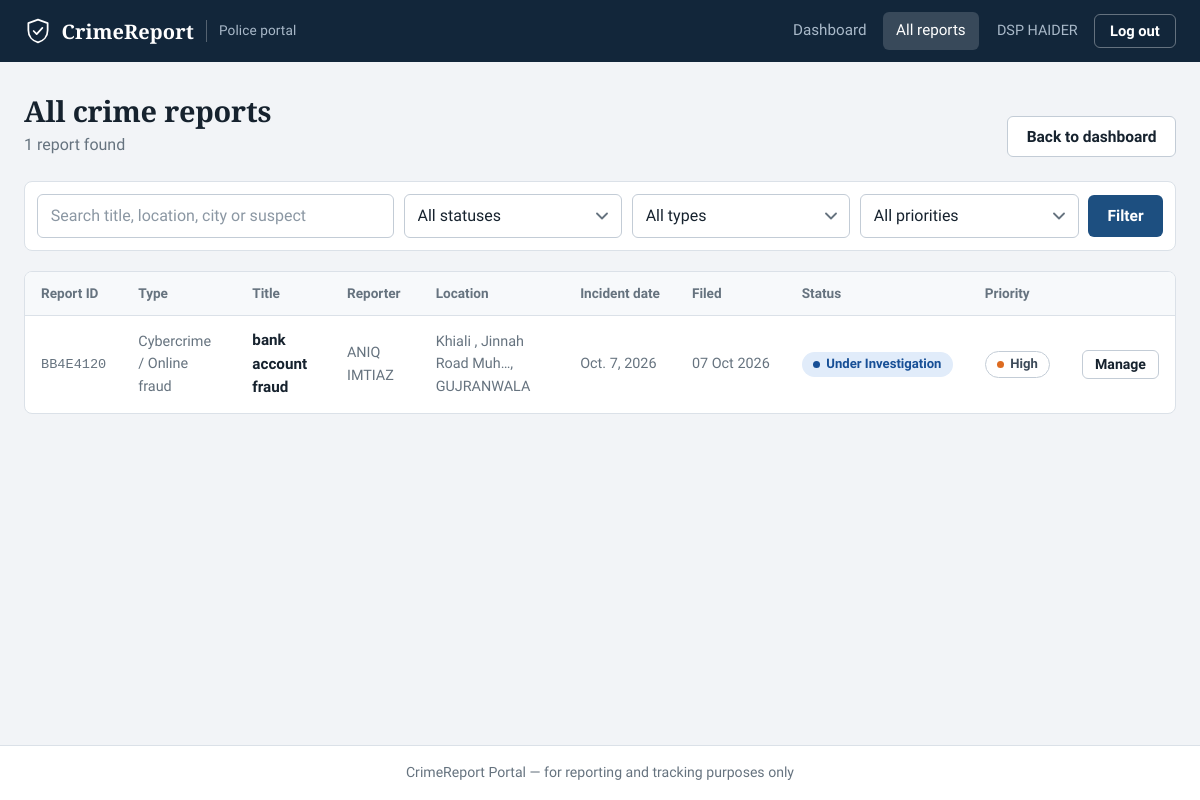
Page /police/reports/ (signed in) on the committed database.
### reports/models.py (models this page shows, shortened)
class PoliceOfficer(models.Model):
    RANK_CHOICES = [
        ('constable',    'Constable'),
        ('hc',           'Head Constable'),
        ('asi',          'ASI'),
        ('si',           'Sub-Inspector'),
        ('inspector',    'Inspector'),
        ('ci',           'Circle Inspector'),
        ('dsp',          'DSP'),
        ('sp',           'Superintendent of Police'),
    ]
    user            = models.OneToOneField(User, on_delete=models.CASCADE, related_name='police_profile')
    badge_number    = models.CharField(max_length=20, unique=True)
    rank            = models.CharField(max_length=20, choices=RANK_CHOICES, default='constable')
    station         = models.CharField(max_length=200)
    district        = models.CharField(max_length=100)
    phone           = models.CharField(max_length=15, blank=True)
    is_active_duty  = models.BooleanField(default=True)
    joined_date     = models.DateField(null=True, blank=True)
    created_at      = models.DateTimeField(auto_now_add=True)
    class Meta:
        verbose_name = 'Police Officer'
        verbose_name_plural = 'Police Officers'

class CrimeReport(models.Model):
    CRIME_TYPES = [
        ('theft',           'Theft / Burglary'),
        ('assault',         'Assault / Physical violence'),
        ('cybercrime',      'Cybercrime / Online fraud'),
        ('harassment',      'Harassment / Stalking'),
        ('vandalism',       'Vandalism / Property damage'),
        ('drug',            'Drug related'),
        ('fraud',           'Financial fraud / Scam'),
        ('missing_person',  'Missing person'),
        ('accident',        'Road accident'),
        ('other',           'Other'),
    ]
    STATUS_CHOICES = [
        ('pending',      'Pending'),
        ('investigating','Under Investigation'),
        ('resolved',     'Resolved'),
        ('closed',       'Closed'),
    ]
    PRIORITY_CHOICES = [
        ('low',      'Low'),
        ('medium',   'Medium'),
        ('high',     'High'),
        ('critical', 'Critical'),
    ]
    report_id       = models.UUIDField(default=uuid.uuid4, editable=False, unique=True)
    reporter        = models.ForeignKey(User, on_delete=models.SET_NULL, null=True, blank=True,
                                        related_name='reports')
    is_anonymous    = models.BooleanField(default=False)
    crime_type      = models.CharField(max_length=30, choices=CRIME_TYPES)
    title           = models.CharField(max_length=200)
    description     = models.TextField()
    incident_date   = models.DateField()
    incident_time   = models.TimeField(null=True, blank=True)
    location        = models.CharField(max_length=300)
    city            = models.CharField(max_length=100)
    state           = models.CharField(max_length=100, default='Telangana')
    pincode         = models.CharField(max_length=10, blank=True)
    suspect_name    = models.CharField(max_length=200, blank=True)
    suspect_desc    = models.TextField(blank=True, verbose_name='Suspect Description')
    evidence_image  = models.ImageField(upload_to='evidence/', null=True, blank=True)
    status          = models.CharField(max_length=20, choices=STATUS_CHOICES, default='pending')
    priority        = models.CharField(max_length=10, choices=PRIORITY_CHOICES, default='medium')
    admin_notes     = models.TextField(blank=True)
    created_at      = models.DateTimeField(auto_now_add=True)
    updated_at      = models.DateTimeField(auto_now=True)
    class Meta:
        ordering = ['-created_at']
        verbose_name = 'Crime Report'
        verbose_name_plural = 'Crime Reports'
    def short_id(self):
        return str(self.report_id).upper()[:8]

### reports/views.py (the view)
# urls.py: path('police/reports/',          views.police_report_list_view,   name='police_report_list'),
@police_required
def police_report_list_view(request):
    qs = CrimeReport.objects.all()
    q               = request.GET.get('q', '')
    status_filter   = request.GET.get('status', '')
    type_filter     = request.GET.get('crime_type', '')
    priority_filter = request.GET.get('priority', '')
    if q:
        qs = qs.filter(Q(title__icontains=q)|Q(description__icontains=q)|Q(location__icontains=q)|Q(city__icontains=q)|Q(suspect_name__icontains=q))
    if status_filter:
        qs = qs.filter(status=status_filter)
    if type_filter:
        qs = qs.filter(crime_type=type_filter)
    if priority_filter:
        qs = qs.filter(priority=priority_filter)
    return render(request, 'reports/police_report_list.html', {
        'reports': qs, 'q': q,
        'status_filter': status_filter, 'type_filter': type_filter, 'priority_filter': priority_filter,
        'status_choices': CrimeReport.STATUS_CHOICES,
        'type_choices': CrimeReport.CRIME_TYPES,
        'priority_choices': CrimeReport.PRIORITY_CHOICES,
        'total_count': qs.count(),
    })

### reports/views.py (called while the page is built)
def police_required(view_func):
    @wraps(view_func)
    def wrapper(request, *args, **kwargs):
        if not request.user.is_authenticated:
            messages.error(request, 'Please login as a police officer.')
            return redirect('police_login')
        if not hasattr(request.user, 'police_profile') and not request.user.is_superuser:
            messages.error(request, 'Access denied. Police officers only.')
            return redirect('login')
        return view_func(request, *args, **kwargs)
    return wrapper

### reports/templates/reports/police_report_list.html (shortened to what this page needs)
{% extends "reports/base.html" %}
{% block content %}
<div class="page-header">
  <div>
    <h1 class="page-title">All crime reports</h1>
    <p class="page-subtitle">{{ total_count }} report{{ total_count|pluralize }} found</p>
  </div>
  <div class="page-actions">
    <a href="{% url 'police_dashboard' %}" class="btn btn-outline">Back to dashboard</a>
  </div>
</div>
<form method="get" class="filter-bar">
  <input type="text" name="q" value="{{ q }}" placeholder="Search title, location, city or suspect" class="form-input search" aria-label="Search reports"/>
  <select name="status" class="form-input form-select" aria-label="Filter by status">
    <option value="">All statuses</option>
  </select>
  <select name="crime_type" class="form-input form-select" aria-label="Filter by type">
    <option value="">All types</option>
  </select>
  <select name="priority" class="form-input form-select" aria-label="Filter by priority">
    <option value="">All priorities</option>
  </select>
  <button type="submit" class="btn btn-primary">Filter</button>
</form>
{% if reports %}
<div class="table-wrap">
  <table>
    <thead>
      <tr>
        <th>Report ID</th>
        <th>Type</th>
        <th>Title</th>
        <th>Reporter</th>
        <th>Location</th>
        <th>Incident date</th>
        <th>Filed</th>
        <th>Status</th>
        <th>Priority</th>
        <th></th>
      </tr>
    </thead>
    <tbody>
      {% for r in reports %}
      <tr>
        <td class="cell-mono">{{ r.short_id }}</td>
        <td class="cell-muted">{{ r.get_crime_type_display }}</td>
        <td class="cell-title"><a href="{% url 'police_report_detail' r.pk %}">{{ r.title|truncatechars:42 }}</a></td>
        <td class="cell-muted">
          {% if r.is_anonymous %}Anonymous
          {% elif r.reporter %}{{ r.reporter.get_full_name|default:r.reporter.username }}
          {% else %}&mdash;{% endif %}
        </td>
        <td class="cell-muted">{{ r.location|truncatechars:25 }}, {{ r.city }}</td>
        <td class="cell-muted nowrap">{{ r.incident_date }}</td>
        <td class="cell-muted nowrap">{{ r.created_at|date:"d M Y" }}</td>
        <td><span class="badge-status badge-{{ r.status }}">{{ r.get_status_display }}</span></td>
        <td><span class="badge-priority badge-{{ r.priority }}">{{ r.get_priority_display }}</span></td>
        <td><a href="{% url 'police_report_detail' r.pk %}" class="btn btn-outline btn-sm">Manage</a></td>
      </tr>
      {% endfor %}
    </tbody>
  </table>
</div>
{% else %}
<div class="empty-state">
  <div class="empty-title">No reports found</div>
  <p>{% if q or status_filter or type_filter or priority_filter %}No reports match these filters.{% else %}No crime reports have been submitted yet.{% endif %}</p>
</div>
{% endif %}
{% endblock %}

### reports/templates/reports/base.html (shortened to what this page needs)
{% load static %}<!DOCTYPE html>
<html lang="en">
<head>
  <link rel="stylesheet" href="{% static 'reports/style.css' %}"/>
</head>
<body>
<header class="navbar">
  <div class="navbar-inner">
    <a class="navbar-brand" href="{% url 'home' %}">
      CrimeReport
      {% if user.is_authenticated and user.police_profile %}<span class="brand-tag">Police portal</span>{% endif %}
    </a>
    <nav class="navbar-links" id="nav-menu" aria-label="Main">
      {% if user.is_authenticated %}
        {% if user.police_profile %}
          <a href="{% url 'police_dashboard' %}" class="nav-link {% if request.resolver_match.url_name == 'police_dashboard' %}active{% endif %}">Dashboard</a>
          <a href="{% url 'police_report_list' %}" class="nav-link {% if request.resolver_match.url_name == 'police_report_list' or request.resolver_match.url_name == 'police_report_detail' %}active{% endif %}">All reports</a>
          <span class="nav-user">{{ user.police_profile.get_rank_display }} {{ user.last_name }}</span>
          <form method="post" action="{% url 'police_logout' %}" class="nav-inline-form">
            <button type="submit" class="nav-btn">Log out</button>
          </form>
        {% endif %}
      {% endif %}
    </nav>
  </div>
</header>
{% block body %}
<main>{% block content %}{% endblock %}</main>
{% endblock %}
<footer>CrimeReport Portal &mdash; for reporting and tracking purposes only</footer>
</body>
</html>

### rows in the picture
CrimeReport: short_id "BB4E4120", crime_type "Cybercrime / Online fraud", title "bank account fraud", reporter.get_full_name "ANIQ IMTIAZ", location "Khiali , Jinnah Road Muh…", city "GUJRANWALA", incident_date "Oct. 7, 2026", created_at "07 Oct 2026", status "Under Investigation", priority "High"

### other values in the picture
{{ user.police_profile.get_rank_display }} "DSP"
{{ user.last_name }} "HAIDER"
{{ total_count }} "1"
